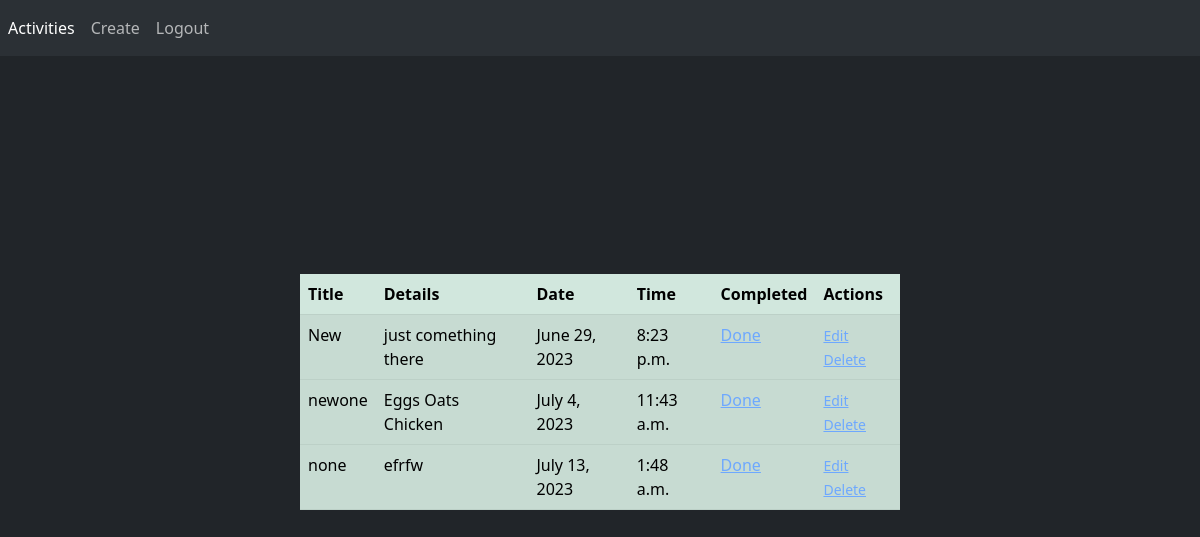
The page /home/todo/ (signed in) on the database its author committed.
### myapp/models.py (models this page shows, shortened)
class TodoItem(models.Model):
    user = models.ForeignKey(User,on_delete=models.CASCADE)
    title = models.CharField(max_length=100 , blank=False , null=False)
    body = models.TextField(max_length=255)
    date = models.DateField()
    time = models.TimeField()
    complete = models.BooleanField(default=False )
    class Meta:
        ordering = ['complete']

### myapp/views.py (the view)
# urls.py: path('todo/',TodoItemListView.as_view(), name='todo-list'),
class TodoItemListView(LoginRequiredMixin,ListView):
    model = TodoItem
    template_name = 'todo-item-list.html'
    context_object_name = 'todo'
    def get_queryset(self):
        queryset= super().get_queryset()
        queryset = queryset.filter(user =self.request.user)
        return queryset

### myapp/templates/todo-item-list.html
{% extends 'base.html' %}
{% block content %}
{% if todo %}
    <table class="table table-success table-striped">
        <thead>
        <tr>
            <th scope="col">Title</th>
            <th scope="col">Details</th>
            <th scope="col">Date</th>
            <th scope="col">Time</th>
            <th scope="col">Completed</th>
            <th scope="col">Actions</th>
        </tr>
        </thead>
        {% for item in todo %}
            <tbody>
            <tr>
                <td scope="col">{{ item.title}}</td>
                <td scope="col">{{ item.body }}</td>
                <td scope="col">{{ item.date }}</td>
                <td scope="col">{{ item.time }}</td>
                <td>
                {% if not item.complete %}
                    <a href="{% url 'complete-todo' item.id %}">Pending</a>
                {% else %}
                    <a href="{% url 'complete-todo' item.id %}">Done</a>
                {% endif %}
                </td>
                <td>
                <small><a href="{% url 'edit-todo' item.id %}">Edit</a></small>
                <small><a href="{% url 'delete-todo' item.id %}">Delete</a></small>
                </td>
            </tr>
        {% endfor %}
    </table>
{% else %}
    <table class="table table-dark table-striped-columns">
        <thead>
        <h5> You can start adding activities <a href="{% url 'add-todo' %}">here</a></h5>
        </thead>
    </table>
{% endif %}
{% endblock %}

### myapp/templates/base.html (shortened to what this page needs)
<!doctype html>
<html lang="en" data-bs-theme="dark">
  <head>
    <link href="https://cdn.jsdelivr.net/npm/bootstrap@5.3.0/dist/css/bootstrap.min.css" rel="stylesheet">
  </head>
  <body>
    <nav class="navbar navbar-expand-lg bg-body-tertiary">
      <div class="collapse navbar-collapse" id="navbarNav">
        <ul class="navbar-nav ml-auto">
          {% if user.is_authenticated %}
          <li class="nav-item">
            <a class="nav-link active" aria-current="page" href="{% url 'todo-list' %}">Activities</a>
          </li>
          <li class="nav-item">
            <a class="nav-link" href="{% url 'add-todo' %}">Create</a>
          </li>
          <li class="nav-item" style="right:0; left:auto;">
            <a class="nav-link" href="{% url 'logout' %}">Logout</a>
          </li>
          {% endif %}
        </ul>
      </div>
    </nav>
    <div class="container">
      <div class="center-div">
        {% block content %}
        {% endblock %}
      </div>
    </div>
  </body>
</html>

### myapp/templates/base.html (style rules this page uses)
.center-div { position: absolute; top: 50%; left: 50%; transform: translate(-50%, -50%); }

### rows shown on the page
TodoItem: title "New", body "just comething there", date "June 29, 2023", time "8:23 p.m.", complete "Done"
TodoItem: title "newone", body "Eggs Oats Chicken", date "July 4, 2023", time "11:43 a.m.", complete "Done"
TodoItem: title "none", body "efrfw", date "July 13, 2023", time "1:48 a.m.", complete "Done"
